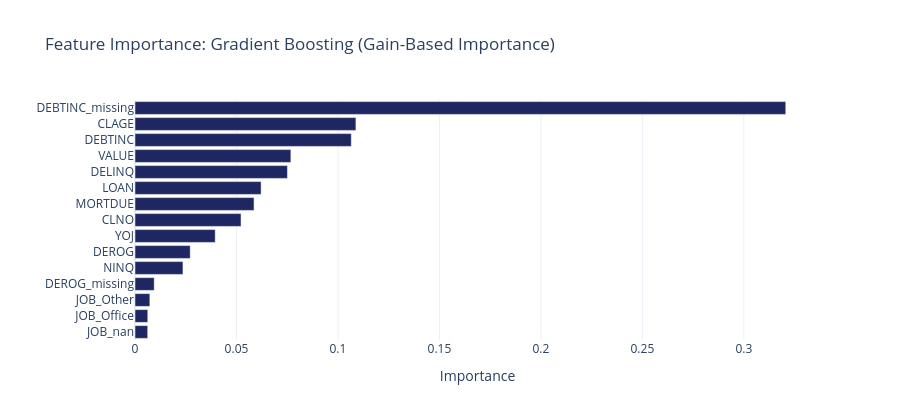

Here is the notebook cell this chart was saved with:
### Markdown cell above
---
## 9. Feature Importance (Gain-based)

### Code cell
# Get feature names after preprocessing
preprocessor = best_gb.named_steps["prep"]
cat_encoder = preprocessor.named_transformers_["cat"]
cat_names = list(cat_encoder.get_feature_names_out(categorical_features))
all_feature_names = numeric_features + cat_names

# Feature importance (gain-based from Gradient Boosting)
importances = gb_clf.feature_importances_

fig_imp = plot_feature_importance(importances, all_feature_names, MODEL_NAME, "Gain-Based Importance")
fig_imp.show()
save_chart(fig_imp, MODEL_SLUG, "feature_importance")

### Figure 1 — Plotly figure (JSON) as saved in the notebook; plotly's stock layout.template omitted (floating-point values rounded to 4 significant figures)
{"data": [{"hovertemplate": "importance=%{x}<br>feature=%{y}<extra></extra>", "legendgroup": "", "marker": {"color": "#1E2761", "pattern": {"shape": ""}}, "name": "", "orientation": "h", "showlegend": false, "textposition": "auto", "type": "bar", "x": [0.006254, 0.006297, 0.007312, 0.009464, 0.02363, 0.02721, 0.03953, 0.05224, 0.05866, 0.06215, 0.07512, 0.07681, 0.1066, 0.1089, 0.3207], "xaxis": "x", "y": ["JOB_nan", "JOB_Office", "JOB_Other", "DEROG_missing", "NINQ", "DEROG", "YOJ", "CLNO", "MORTDUE", "LOAN", "DELINQ", "VALUE", "DEBTINC", "CLAGE", "DEBTINC_missing"], "yaxis": "y"}], "layout": {"barmode": "relative", "height": 420, "legend": {"tracegroupgap": 0}, "title": {"text": "Feature Importance: Gradient Boosting (Gain-Based Importance)"}, "xaxis": {"anchor": "y", "domain": [0, 1], "title": {"text": "Importance"}}, "yaxis": {"anchor": "x", "domain": [0, 1], "title": {"text": ""}}}}
